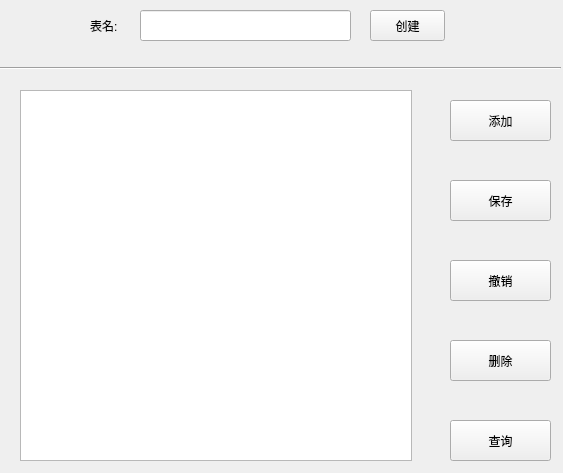
<?xml version="1.0" encoding="UTF-8"?>
<ui version="4.0">
 <class>SmartSQLStu</class>
 <widget class="QWidget" name="SmartSQLStu">
  <property name="geometry">
   <rect>
    <x>0</x>
    <y>0</y>
    <width>563</width>
    <height>473</height>
   </rect>
  </property>
  <property name="windowTitle">
   <string>SmartSQLStu</string>
  </property>
  <widget class="QLineEdit" name="lineEdit_tablename">
   <property name="geometry">
    <rect>
     <x>140</x>
     <y>10</y>
     <width>211</width>
     <height>31</height>
    </rect>
   </property>
  </widget>
  <widget class="QLabel" name="label_tablename">
   <property name="geometry">
    <rect>
     <x>90</x>
     <y>10</y>
     <width>31</width>
     <height>31</height>
    </rect>
   </property>
   <property name="text">
    <string>表名:</string>
   </property>
  </widget>
  <widget class="QPushButton" name="pushButton_create">
   <property name="geometry">
    <rect>
     <x>370</x>
     <y>10</y>
     <width>75</width>
     <height>31</height>
    </rect>
   </property>
   <property name="text">
    <string>创建</string>
   </property>
  </widget>
  <widget class="QTableView" name="tableView">
   <property name="geometry">
    <rect>
     <x>20</x>
     <y>90</y>
     <width>392</width>
     <height>371</height>
    </rect>
   </property>
   <attribute name="horizontalHeaderDefaultSectionSize">
    <number>130</number>
   </attribute>
  </widget>
  <widget class="Line" name="line">
   <property name="geometry">
    <rect>
     <x>0</x>
     <y>60</y>
     <width>561</width>
     <height>16</height>
    </rect>
   </property>
   <property name="orientation">
    <enum>Qt::Horizontal</enum>
   </property>
  </widget>
  <widget class="QPushButton" name="pushButton_insert">
   <property name="geometry">
    <rect>
     <x>450</x>
     <y>100</y>
     <width>101</width>
     <height>41</height>
    </rect>
   </property>
   <property name="text">
    <string>添加</string>
   </property>
  </widget>
  <widget class="QPushButton" name="pushButton_save">
   <property name="geometry">
    <rect>
     <x>450</x>
     <y>180</y>
     <width>101</width>
     <height>41</height>
    </rect>
   </property>
   <property name="text">
    <string>保存</string>
   </property>
  </widget>
  <widget class="QPushButton" name="pushButton_revert">
   <property name="geometry">
    <rect>
     <x>450</x>
     <y>260</y>
     <width>101</width>
     <height>41</height>
    </rect>
   </property>
   <property name="text">
    <string>撤销</string>
   </property>
  </widget>
  <widget class="QPushButton" name="pushButton_delete">
   <property name="geometry">
    <rect>
     <x>450</x>
     <y>340</y>
     <width>101</width>
     <height>41</height>
    </rect>
   </property>
   <property name="text">
    <string>删除</string>
   </property>
  </widget>
  <widget class="QPushButton" name="pushButton_select">
   <property name="geometry">
    <rect>
     <x>450</x>
     <y>420</y>
     <width>101</width>
     <height>41</height>
    </rect>
   </property>
   <property name="text">
    <string>查询</string>
   </property>
  </widget>
 </widget>
 <resources/>
 <connections/>
</ui>
